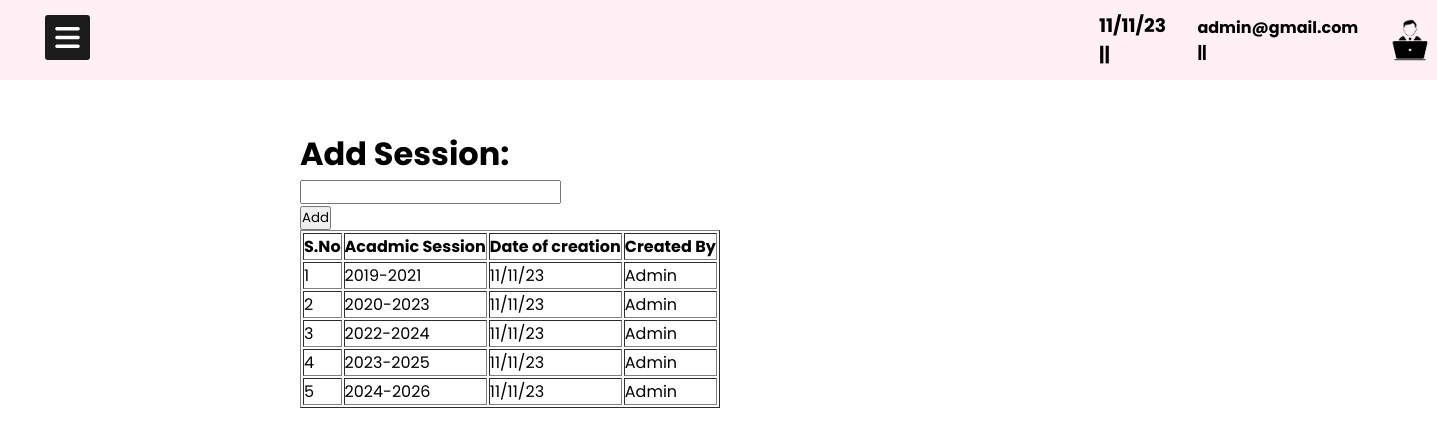
Screenshot of /ADMIN/acomplain.php (signed in) with the database file from the repository.
### tables this page shows
CREATE TABLE IF NOT EXISTS `tbl_session` (
  `sid` int NOT NULL AUTO_INCREMENT,
  `session` varchar(10) NOT NULL,
  `status` varchar(1) NOT NULL,
  `dor` varchar(10) NOT NULL,
  PRIMARY KEY (`sid`)
);

### ADMIN/acomplain.php (the view)
<?php
include('dashboard.php');
?>
<div class="main">
        <h1>Add Session:</h1>
        <div class="b">
<form action="addscode.php" method="post">
  <input type="text" name="session">   <br>
   <input type="submit" value="Add"><br>
</form>
<?php
include('../connect.php');
$query="select * from tbl_session";
$res=mysqli_query($con,$query);
?>
<table border='1'>
    <tr>
        <th>S.No</th>
        <th>Acadmic Session</th>
        <th>Date of creation</th>
        <th>Created By</th>
    </tr>
<?php
$a=1;
while($row=mysqli_fetch_array($res))
{
?>
<tr>
<td><?php echo $a; ?></td>
<td><?php echo $row['session']?></td>
<td><?php echo date("d/m/y")?></td>
<td><?php echo "Admin"?></td>
</tr>
<?php
$a++;
}
?>
</table>
        </div>
      </div>

### ADMIN/dashboard.php (style rules this page uses)
* { margin: 0; padding: 0; user-select: none; box-sizing: border-box; font-family: 'Poppins', sans-serif; }
.main { margin-left: 300px; margin-top: 50px; }

### rows the page displays
tbl_session: session "2019-2021"
tbl_session: session "2020-2023"
tbl_session: session "2022-2024"
tbl_session: session "2023-2025"
tbl_session: session "2024-2026"

### other values shown
$_SESSION['admin'] "admin@gmail.com"
